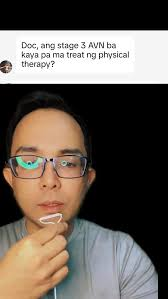
#> input picture computer_vision/yt_tutorial_scikit-image/images/angry-doc.jpg, 168 x 299 px, found by its file name
$ python edge_filtering.py
#> lines starting #> are read from the running program, lines starting #| are printed output that depends on the picture
from skimage import io

from matplotlib import pyplot as plt

img = io.imread("C:/Users/James/OneDrive/Documents/Code/tutorials/python/scikit-image/images/angry-doc.jpg", as_gray=True)
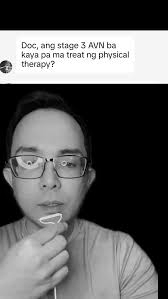
#> img: shape (299, 168) float64; min 0, max 1, mean 0.381


# EDGE FILTERING

from skimage.filters import roberts, sobel, scharr, prewitt

edge_roberts = roberts(img)
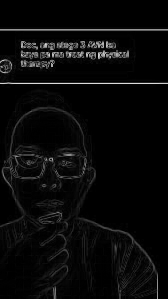
#> edge_roberts: shape (299, 168) float64; min 0, max 0.863, mean 0.0391
edge_sobel = sobel(img)
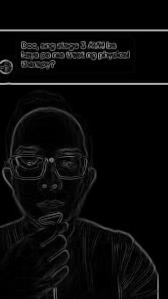
#> edge_sobel: shape (299, 168) float64; min 0, max 0.707, mean 0.041
edge_scharr = scharr(img)
edge_prewitt = prewitt(img)

# # Creates a 2×2 grid of plots, all sharing the same axis (x or y) scale.
# # figsize = 8 inches wide × 8 inches tall (how big the image appears)
fig, axes = plt.subplots(nrows=2, ncols=2, sharex=True, sharey=True,
                         figsize=(8, 8))


ax = axes.ravel()       # Flattens the 2D axes array into a 1D list for easy indexing.
                        # before ravel(), ax =
                        #                   [[ax00, ax01],
                        #                   [ax10, ax11]]

                        # after ravel(),  ax = [ax00, ax01, ax10, ax11]


ax[0].imshow(img, cmap=plt.cm.gray)     # Displays the original image in grayscale.
ax[0].set_title('Original Image')       # Sets the title for the first plot.

ax[1].imshow(edge_roberts, cmap=plt.cm.gray)
ax[1].set_title('Roberts edge detection')

ax[2].imshow(edge_sobel, cmap=plt.cm.gray)
ax[2].set_title('Sobel')

ax[3].imshow(edge_scharr, cmap=plt.cm.gray)
ax[3].set_title('Scharr')


for a in ax:
    a.axis('off')       # Removes axis ticks and borders from all plots.


plt.tight_layout()      # Automatically adjusts spacing to prevent overlap. Less empty padding, subplots are closer
plt.show()
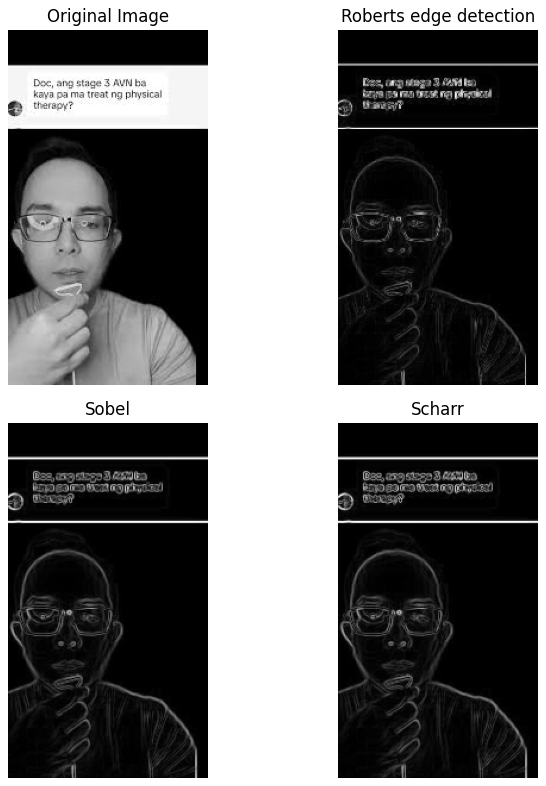
#> figure drawn by matplotlib, 4 panels

$ run again, with computer_vision/yt_tutorial_scikit-image/images/img4_objects.jpg copied over computer_vision/yt_tutorial_scikit-image/images/angry-doc.jpg
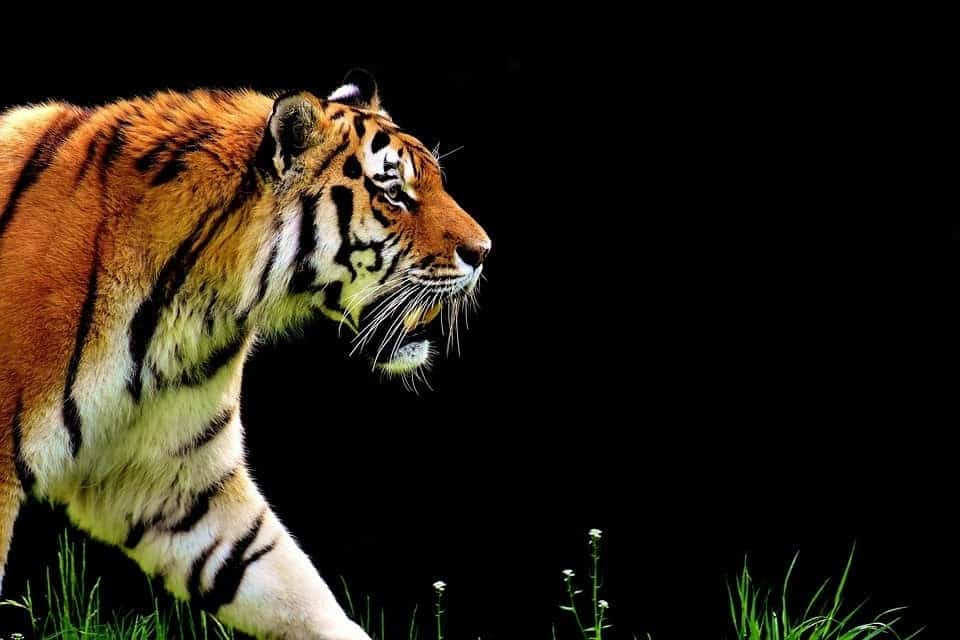
#> input picture computer_vision/yt_tutorial_scikit-image/images/img4_objects.jpg, 960 x 640 px, found by its file name
#> `edge_roberts = roberts(img)`:
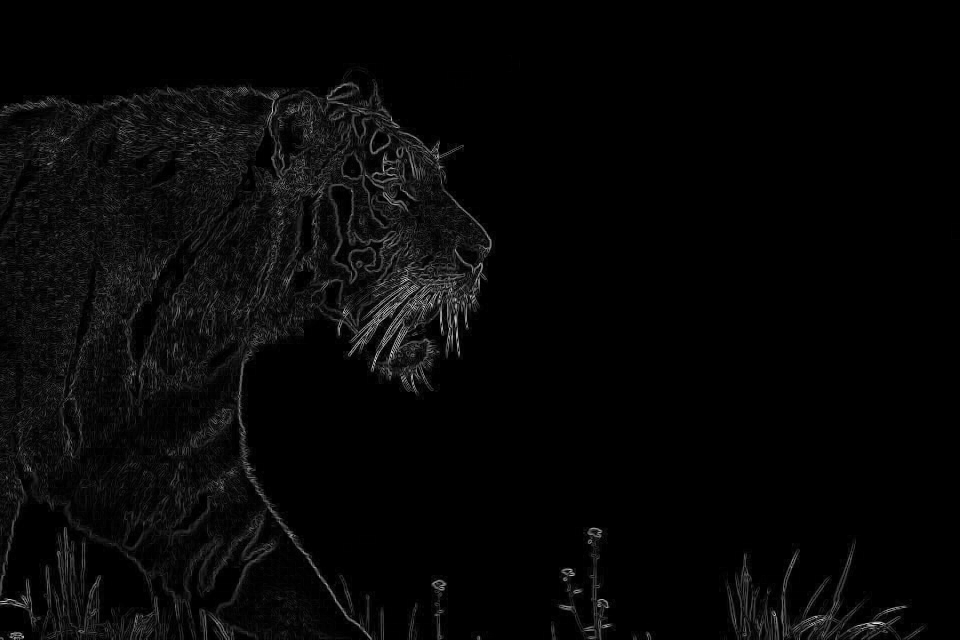
#> edge_roberts: shape (640, 960) float64; min 0, max 0.955, mean 0.0278
#> `plt.show()`:
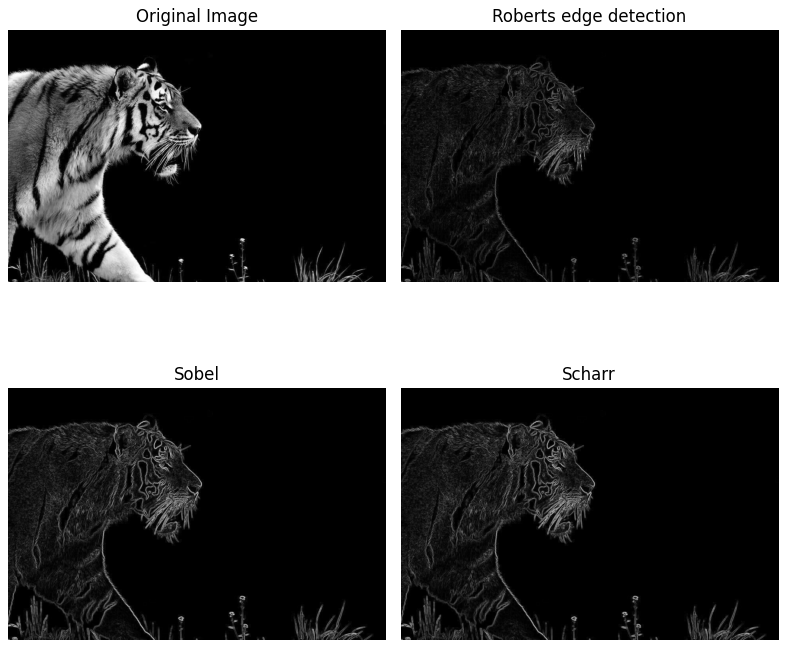
#> figure drawn by matplotlib, 4 panels
